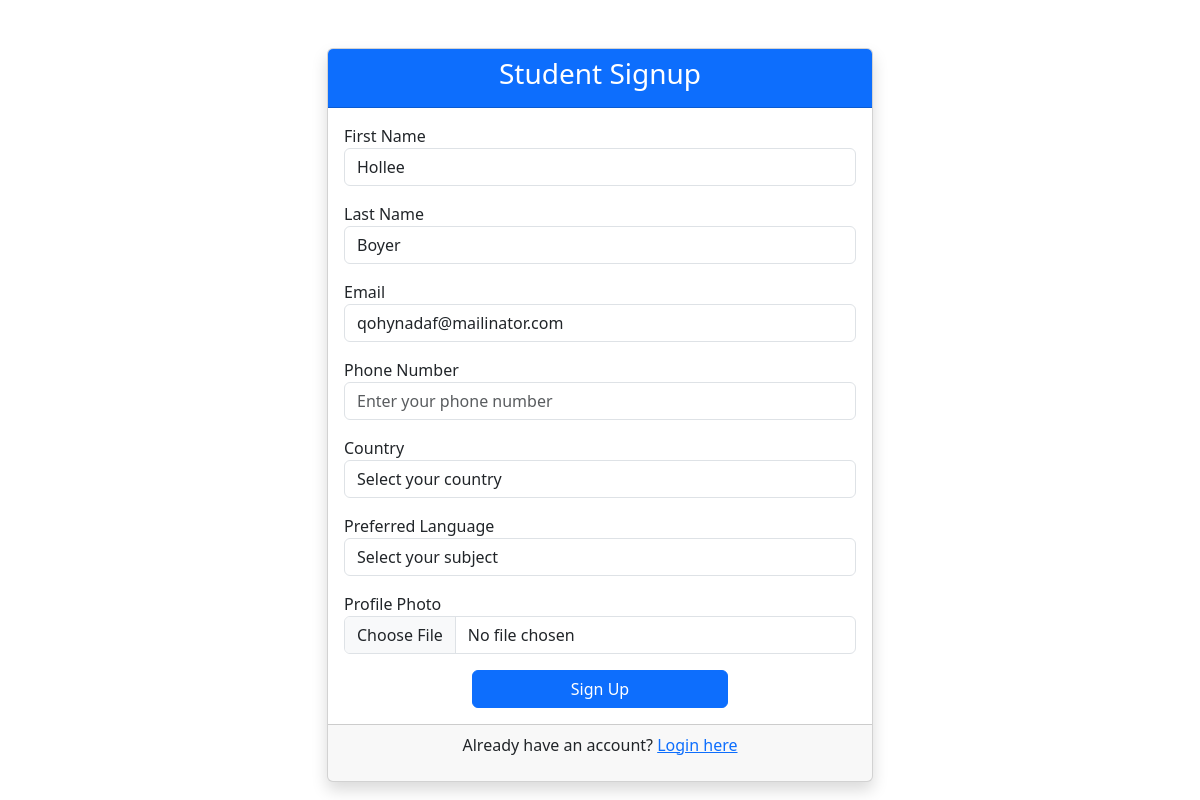
The page /student/student_sign_up.php (signed in) on the database its author committed.
### tables this page shows
CREATE TABLE `users` (
  `id` int(11) NOT NULL,
  `role` enum('student','teacher') NOT NULL,
  `first_name` varchar(50) NOT NULL,
  `last_name` varchar(50) NOT NULL,
  `email` varchar(100) NOT NULL,
  `password` varchar(255) NOT NULL,
  `created_at` timestamp NOT NULL DEFAULT current_timestamp()
);

### student/student_sign_up.php (the view, shortened to what this page needs)
<?php
include 'Connection.php';
$user_id = $_SESSION['user_id'];
$query = "SELECT first_name, last_name, email FROM users WHERE id = '$user_id'";
$result = mysqli_query($conn, $query);
$user = mysqli_fetch_assoc($result);
?>
<!DOCTYPE html>
<html lang="en">
<head>
    <link href="https://cdn.jsdelivr.net/npm/bootstrap@5.3.0/dist/css/bootstrap.min.css" rel="stylesheet">
</head>
<body>
    <div class="container mt-5">
        <div class="row justify-content-center">
            <div class="col-md-6">
                <div class="card shadow">
                    <div class="card-header text-center bg-primary text-white">
                        <h3>Student Signup</h3>
                    </div>
                    <div class="card-body">
                        <form action="" method="POST" enctype="multipart/form-data">
                            <div class="form-group mb-3">
                                <label for="first_name">First Name</label>
                                <input type="text" name="first_name" id="first_name" class="form-control" placeholder="Enter your first name" value="<?= $user['first_name']; ?>" required>
                            </div>
                            <div class="form-group mb-3">
                                <label for="last_name">Last Name</label>
                                <input type="text" name="last_name" id="last_name" class="form-control" placeholder="Enter your last name" value="<?= $user['last_name']; ?>" required>
                            </div>
                            <div class="form-group mb-3">
                                <label for="email">Email</label>
                                <input type="email" name="email" id="email" class="form-control" placeholder="Enter your email" value="<?= $user['email']; ?>" required>
                            </div>
                            <div class="form-group mb-3">
                                <label for="phone_number">Phone Number</label>
                                <input type="text" name="phone_number" id="phone_number" class="form-control" placeholder="Enter your phone number" required>
                            </div>
                            <div class="form-group mb-3">
                                <label for="country">Country</label>
                                <select class="form-control" id="country" name="country" required>
    <option value="" disabled selected>Select your country</option>
  </select>
                            </div>
                            <div class="form-group mb-3">
    <label for="language">Preferred Language</label>
    <select class="form-control" id="subject" name="subject" required>
    <option value="" disabled selected>Select your subject</option>
  </select>
</div>
                            <div class="form-group mb-3">
                                <label for="profile_photo">Profile Photo</label>
                                <input type="file" name="profile_photo" id="profile_photo" class="form-control" required>
                            </div>
                            <div class="form-group text-center">
                                <button type="submit" class="btn btn-primary w-50">Sign Up</button>
                            </div>
                        </form>
                    </div>
                    <div class="card-footer text-center">
                        <p>Already have an account? <a href="login.php">Login here</a></p>
                    </div>
                </div>
            </div>
        </div>
    </div>
</body>
</html>

### rows shown on the page
users: first_name "Hollee", last_name "Boyer", email "qohynadaf@mailinator.com"
